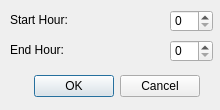
<?xml version="1.0" encoding="UTF-8"?>
<ui version="4.0">
 <class>ShiftTimeEdit</class>
 <widget class="QDialog" name="ShiftTimeEdit">
  <property name="geometry">
   <rect>
    <x>0</x>
    <y>0</y>
    <width>220</width>
    <height>110</height>
   </rect>
  </property>
  <property name="windowTitle">
   <string>Edit Shift Times</string>
  </property>
  <widget class="QDialogButtonBox" name="buttonBox">
   <property name="geometry">
    <rect>
     <x>20</x>
     <y>70</y>
     <width>180</width>
     <height>32</height>
    </rect>
   </property>
   <property name="orientation">
    <enum>Qt::Horizontal</enum>
   </property>
   <property name="standardButtons">
    <set>QDialogButtonBox::Cancel|QDialogButtonBox::Ok</set>
   </property>
  </widget>
  <widget class="QLabel" name="label">
   <property name="geometry">
    <rect>
     <x>10</x>
     <y>10</y>
     <width>70</width>
     <height>20</height>
    </rect>
   </property>
   <property name="text">
    <string>Start Hour:</string>
   </property>
  </widget>
  <widget class="QLabel" name="label_2">
   <property name="geometry">
    <rect>
     <x>10</x>
     <y>40</y>
     <width>70</width>
     <height>20</height>
    </rect>
   </property>
   <property name="text">
    <string>End Hour:</string>
   </property>
  </widget>
  <widget class="QSpinBox" name="spinBoxStart">
   <property name="geometry">
    <rect>
     <x>170</x>
     <y>10</y>
     <width>43</width>
     <height>22</height>
    </rect>
   </property>
  </widget>
  <widget class="QSpinBox" name="spinBoxEnd">
   <property name="geometry">
    <rect>
     <x>170</x>
     <y>40</y>
     <width>43</width>
     <height>22</height>
    </rect>
   </property>
  </widget>
 </widget>
 <resources/>
 <connections>
  <connection>
   <sender>buttonBox</sender>
   <signal>accepted()</signal>
   <receiver>ShiftTimeEdit</receiver>
   <slot>accept()</slot>
   <hints>
    <hint type="sourcelabel">
     <x>248</x>
     <y>254</y>
    </hint>
    <hint type="destinationlabel">
     <x>157</x>
     <y>274</y>
    </hint>
   </hints>
  </connection>
  <connection>
   <sender>buttonBox</sender>
   <signal>rejected()</signal>
   <receiver>ShiftTimeEdit</receiver>
   <slot>reject()</slot>
   <hints>
    <hint type="sourcelabel">
     <x>316</x>
     <y>260</y>
    </hint>
    <hint type="destinationlabel">
     <x>286</x>
     <y>274</y>
    </hint>
   </hints>
  </connection>
 </connections>
</ui>
